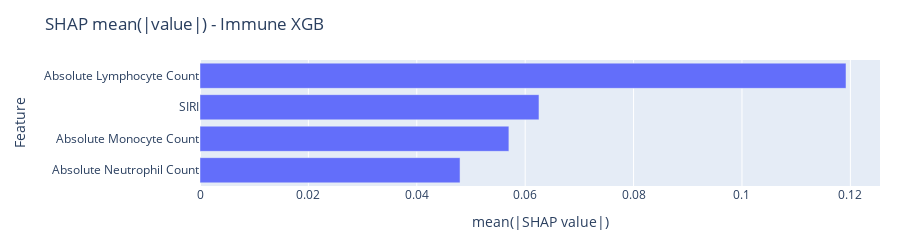

The cell this chart's notebook holds for it:
### Code cell
# How much data should we use when running shap? larger sample = slower runtime.
# None -> use all the available data
SAMPLE_SIZE = 20

experiment_name = 'model_results_immune_90'

experiment = globals().get(experiment_name)
if experiment is None:
    raise ValueError("Invalid experiment name")
trial_name = "XGB"
RESULTS_PATH = join(OUTPUT_DIR, experiment_name, trial_name)

trial = experiment[trial_name]
X_pre = trial['X_test_preprocessed'] # Column renaming necessary
X_raw = trial['X_test_raw']
model = trial['best_model']

print('Running SHAP...')
shap_vals = run_shap_on_model(model, X_raw, background_samples=SAMPLE_SIZE)

shap_out_path = os.path.join(RESULTS_PATH, f"shap_{experiment_name}_{trial_name}.pkl")
save_shap_results(shap_vals, shap_out_path)
print('Saved SHAP arrays to', shap_out_path)

fig = plot_shap_summary_plotly(shap_vals, max_features=25, title=f"SHAP mean(|value|) - Immune {trial_name}")
chart_out = save_plotly_figure(fig, os.path.join(RESULTS_PATH, f"shap_summary_{experiment_name}_{trial_name}.html"))
print('Saved SHAP chart to', chart_out)

# Display the figure in the notebook (Jupyter will render it)
fig

### Figure 1 — Plotly figure (JSON) as saved in the notebook; plotly's stock layout.template omitted (floating-point values rounded to 4 significant figures)
{"data": [{"hovertemplate": "mean(|SHAP value|)=%{x}<br>Feature=%{y}<extra></extra>", "legendgroup": "", "marker": {"color": "#636efa", "pattern": {"shape": ""}}, "name": "", "orientation": "h", "showlegend": false, "textposition": "auto", "type": "bar", "x": [0.04798, 0.05699, 0.06255, 0.1192], "xaxis": "x", "y": ["Absolute Neutrophil Count", "Absolute Monocyte Count", "SIRI", "Absolute Lymphocyte Count"], "yaxis": "y"}], "layout": {"barmode": "relative", "height": 170, "legend": {"tracegroupgap": 0}, "margin": {"b": 40, "l": 200, "r": 20, "t": 60}, "title": {"text": "SHAP mean(|value|) - Immune XGB"}, "xaxis": {"anchor": "y", "domain": [0, 1], "title": {"text": "mean(|SHAP value|)"}}, "yaxis": {"anchor": "x", "domain": [0, 1], "title": {"text": "Feature"}}}}
